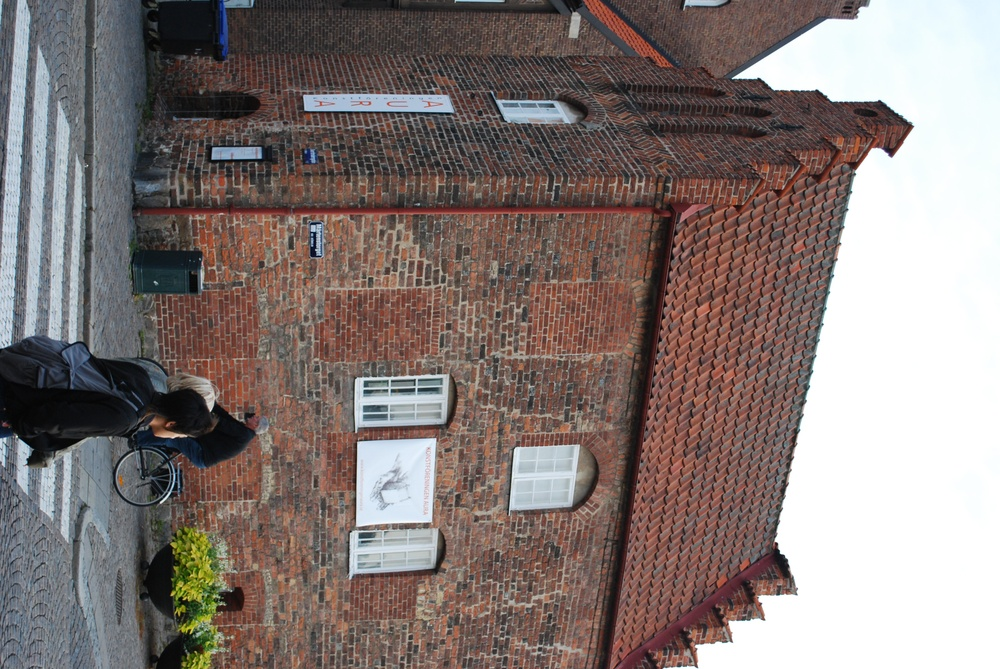
%> input picture a4/assignment4data/house1.jpg, 1000 x 669 px, shrunk from 3872 x 2592 before the run
$ octave ce1.m   (GNU Octave 9; MATLAB toolbox functions it lacks are replaced by stand-ins)
%> lines starting %> are read from the running program, lines starting %| are printed output that depends on the picture
### a4/assignment4data/pflat.m
% x(end,:)
%Extracts the last row of x

% repmat(a,[m n])
%Creates a block matrix with mn copies of a.

% a./b %Elementwise division.
%Divides the elements of a by the corresponding element of b.

% plot(a(1,:),a(2,:),?.?)
%Plots a point at (a(1,i),a(2,i)) for each i.

% plot3(a(1,:),a(2,:),a(3,:),?.?)
%Same as above but 3D.

% axis equal
%Makes sure that all axes have the same scale.

function x_flat = pflat(x)
% divides the homogeneous coordinates with their last
% entry for points of any dimensionality

    last_entry = x(end,:);
    x_flat = x ./ last_entry;
end

### a4/assignment4data/ce1.m
clear all;
load('compEx1data.mat')
im1 = imread('house1.jpg');
%> im1 is the input picture: size 669x1000x3 uint8; mean R, G, B 133.2, 121.6, 118.5
im2 = imread('house2.jpg');
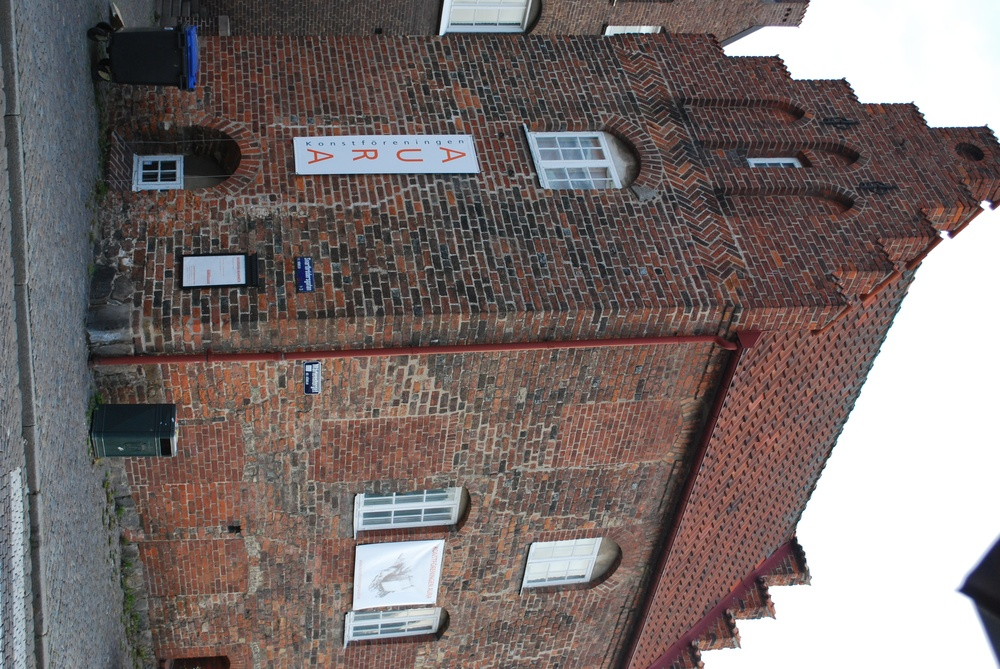
%> input picture a4/assignment4data/house2.jpg, 1000 x 669 px, shrunk from 3872 x 2592 before the run
%> im2 is the input picture: size 669x1000x3 uint8; mean R, G, B 121.1, 111, 109.5

% Solve the total least squares problem with all the points

X = pflat(X);


[plane, eRMS] = least_square(X);
eRMS

% Use RANSAC to robustly fit a plane to the 3D points

bestInliers = abs(plane'*X)<=0.1;
bestX = X(:,bestInliers);
bestPlane = plane;

iterations = 10;
n = size(X,2);

for i = 1:iterations
    randind = randperm(n,3);

    plane   = null(X(:,randind)');
    plane   = plane./norm(plane(1:3));
    inliers = abs(plane'*X) <= 0.1;

    if size(X(:,inliers),2) > size(X(:,bestInliers),2)
        bestPlane = plane;
        bestInliers = inliers;
        bestX = X(:,bestInliers);
    end
end

% Compute the RMS distance between the plane obtained with RANSAC and the distance to the 3D point
eRMS = sqrt(sum((bestPlane'*bestX).^2)/size(bestX ,2))

% How many inliers do you get?
inliers_size = size(bestX,2)

% Compute the RMS distance between the plane obtained with RANSAC
% and the distance to the 3D points
% Plot the absolute distances between the plane and the points in a histogram with 100 bins.
figure(1);
histogram(abs(bestPlane' * X), 100);
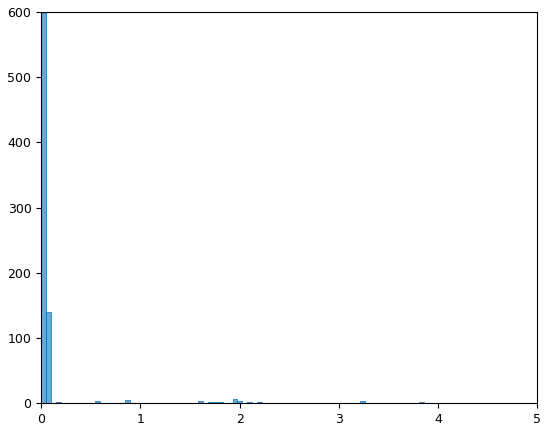
%> figure redrawn from the program's plot data; tallest bar 599 high, from x = 0 to 0.0495

% Solve the total least squares problem with only the inliers
X = bestX;
[plane, eRMS] = least_square(X);
figure(2);
histogram(abs(plane' * X), 100);
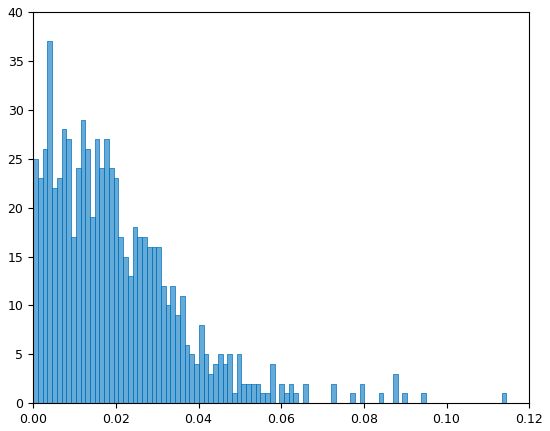
%> figure redrawn from the program's plot data; tallest bar 37 high, from x = 0.00345 to 0.00459

% Plot the projection of the inliers into the images
plot_to_image(im1, P{1}, X, x);
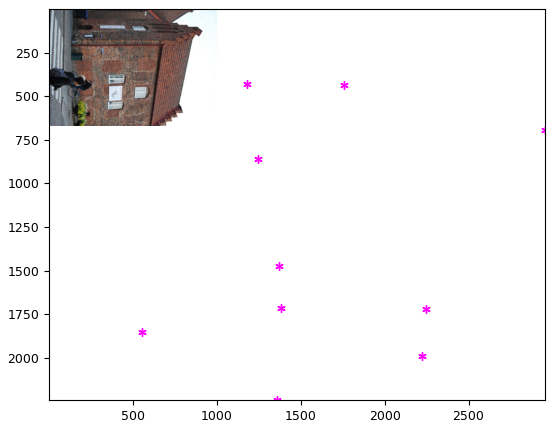
%> figure redrawn from the program's plot data
plot_to_image(im2, P{2}, X, x);
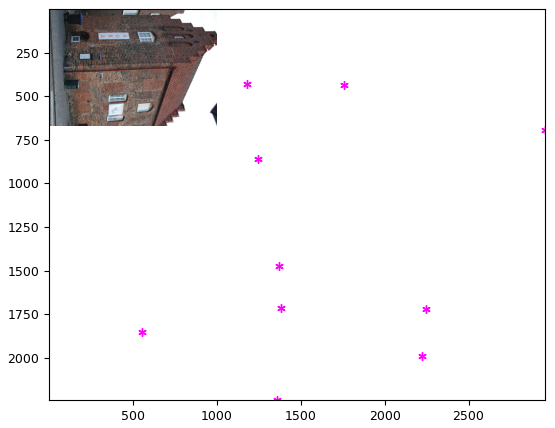
%> figure redrawn from the program's plot data


% Compute Homography
P1n = K \ P{1};
P2n = K \ P{2};
V = pflat(P1n * X);
U = pflat(P2n * X);

R = P2n(1:3,1:3);
t = P2n(:,4);
pi = pflat(plane);
H = (R -t * pi(1:3)');

% Transform the points using the homography
H = pflat(H*V);
u = K * U;
v = K * H;

figure;
imagesc(im2);
hold on
plot(u(1,:), u(2,:), 'mo');
plot(v(1,:), v(2,:), 'g*');
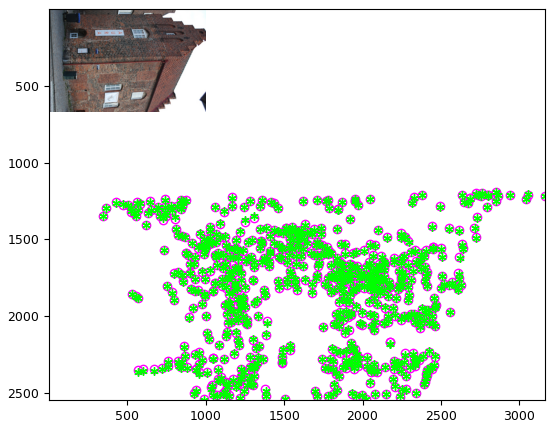
%> figure redrawn from the program's plot data


function plot_to_image(im, P, X, x)
    figure
    imagesc(im);
    hold on
    %x = P * X;
    %x = pflat(x);
    plot(x(1,:), x(2,:), 'm*')

end

function [plane, eRMS] = least_square(X)
% Solves the total least squares problem with all the points

    meanX = mean(X,2);
    Xtilde = (X - repmat(meanX ,[1 size(X,2)]));
    M = Xtilde(1:3,:)*Xtilde(1:3,:)';

    % Compute eigenvalues and eigenvectors of M
    [V,D] = eig(M);

    % Create plane
    t = V(:,1);
    d = -t' * meanX(1:3);
    plane = [t; d];
    plane = plane./norm(plane(1:3));

    % Compute the RMS error
    eRMS = sqrt(sum((plane'*X).^2)/size(X,2));
end
